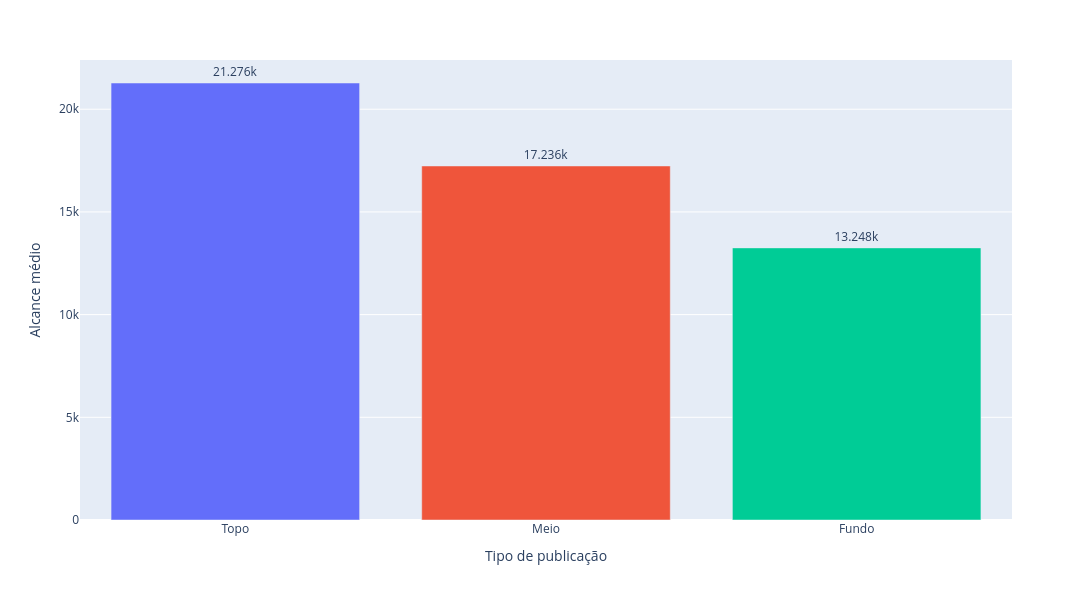

Notebook cell for this chart:
### Code cell
fig = px.bar( df_aux,  x='Funil', y='Alcance médio', color= 'Funil')

fig.update_layout(
    width=1200,
    height=600,
    yaxis_title='Alcance médio',
    xaxis_title='Tipo de publicação',
    showlegend=False,
  
)

fig.update_traces(texttemplate='%{y}', textposition='outside')

fig.show()

### Figure 1 — Plotly figure (JSON) as saved in the notebook; plotly's stock layout.template omitted (floating-point values rounded to 4 significant figures)
{"data": [{"alignmentgroup": "True", "hovertemplate": "Funil=%{x}<br>Alcance médio=%{y}<extra></extra>", "legendgroup": "Topo", "marker": {"color": "#636efa", "pattern": {"shape": ""}}, "name": "Topo", "offsetgroup": "Topo", "orientation": "v", "showlegend": true, "textposition": "outside", "texttemplate": "%{y}", "type": "bar", "x": ["Topo"], "xaxis": "x", "y": [21276], "yaxis": "y"}, {"alignmentgroup": "True", "hovertemplate": "Funil=%{x}<br>Alcance médio=%{y}<extra></extra>", "legendgroup": "Meio", "marker": {"color": "#EF553B", "pattern": {"shape": ""}}, "name": "Meio", "offsetgroup": "Meio", "orientation": "v", "showlegend": true, "textposition": "outside", "texttemplate": "%{y}", "type": "bar", "x": ["Meio"], "xaxis": "x", "y": [17236], "yaxis": "y"}, {"alignmentgroup": "True", "hovertemplate": "Funil=%{x}<br>Alcance médio=%{y}<extra></extra>", "legendgroup": "Fundo", "marker": {"color": "#00cc96", "pattern": {"shape": ""}}, "name": "Fundo", "offsetgroup": "Fundo", "orientation": "v", "showlegend": true, "textposition": "outside", "texttemplate": "%{y}", "type": "bar", "x": ["Fundo"], "xaxis": "x", "y": [13248], "yaxis": "y"}], "layout": {"barmode": "relative", "height": 600, "legend": {"title": {"text": "Funil"}, "tracegroupgap": 0}, "margin": {"t": 60}, "showlegend": false, "width": 1200, "xaxis": {"anchor": "y", "autorange": true, "categoryarray": ["Topo", "Meio", "Fundo"], "categoryorder": "array", "domain": [0, 1], "range": [-0.5, 2.5], "title": {"text": "Tipo de publicação"}, "type": "category"}, "yaxis": {"anchor": "x", "autorange": true, "domain": [0, 1], "range": [0, 22400.0], "title": {"text": "Alcance médio"}, "type": "linear"}}}
